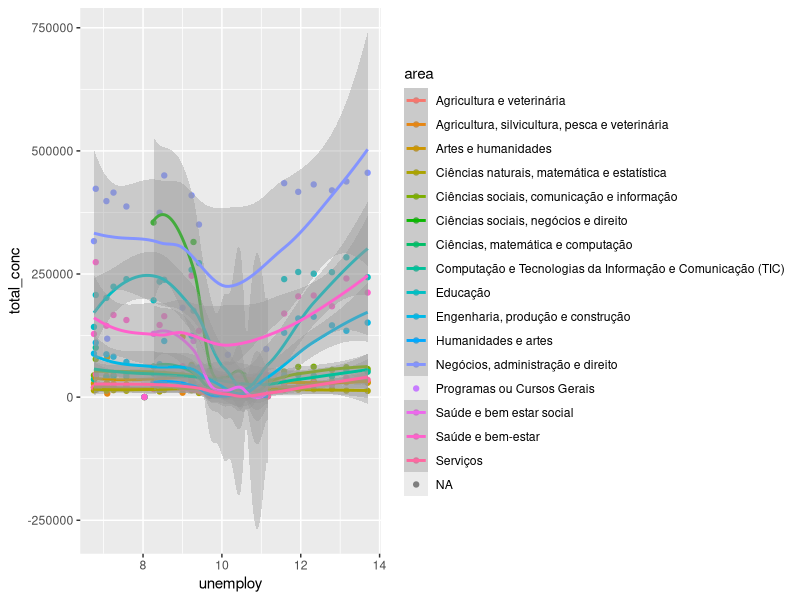

Write R code to recreate this figure.
library( tidyverse )
library( broom )

brazil_ed <- read_csv("brazil_ed_recoded.csv")
alt_1996 <- read_csv("brazil_1996_alt.csv")
brazil_edprop <- read_csv("brazil_ed_proportions.csv")
brazil_all <-read_csv("brazil_all.csv")



M_loess <- loess(total_conc ~ unemploy + gdp, data = brazil_all, span = 0.2)

head(brazil_all)


brazil_all %>% 
  mutate(area = as.factor(area)) %>% 
  ggplot(aes(unemploy,total_conc,group = area, color = area))+
  geom_point()+
  geom_smooth()
